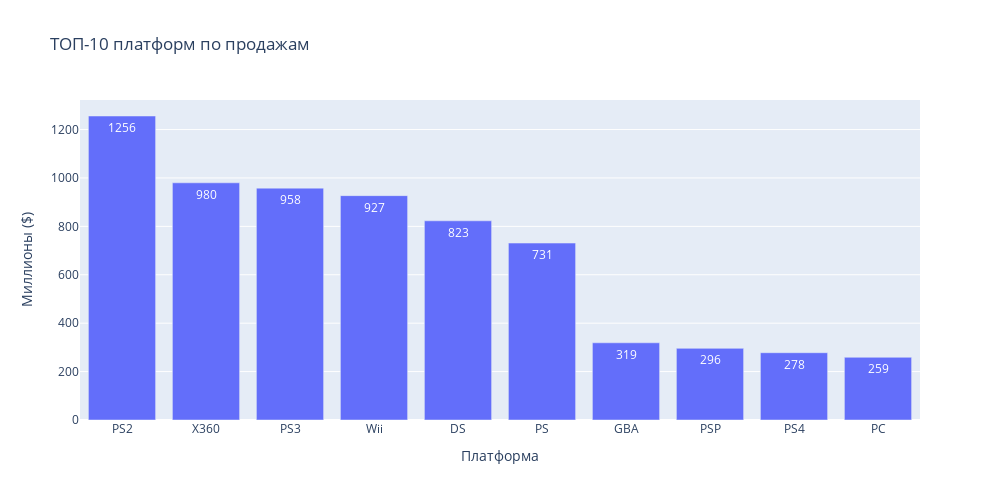

The notebook cell saved with this chart:
### Code cell
bar_data = games_df.groupby(['platform'], as_index=False)['global_sales'].sum()\
                            .nlargest(10, 'global_sales')
bar_data['global_sales'] = bar_data['global_sales'].round()


fig = px.bar(
    data_frame=bar_data,
    x='platform',
    y='global_sales',
    text='global_sales',
    orientation='v',
    height=500,
    width=1000,
    title='ТОП-10 платформ по продажам',
    labels=dict(platform="Платформа", global_sales="Миллионы ($)"),
)
fig.show()

### Figure 1 — Plotly figure (JSON) as saved in the notebook; plotly's stock layout.template omitted (floating-point values rounded to 4 significant figures)
{"data": [{"alignmentgroup": "True", "hovertemplate": "Платформа=%{x}<br>Миллионы ($)=%{text}<extra></extra>", "legendgroup": "", "marker": {"color": "#636efa", "pattern": {"shape": ""}}, "name": "", "offsetgroup": "", "orientation": "v", "showlegend": false, "text": [1256, 980, 958, 927, 823, 731, 319, 296, 278, 259], "textposition": "auto", "type": "bar", "x": ["PS2", "X360", "PS3", "Wii", "DS", "PS", "GBA", "PSP", "PS4", "PC"], "xaxis": "x", "y": [1256, 980, 958, 927, 823, 731, 319, 296, 278, 259], "yaxis": "y"}], "layout": {"barmode": "relative", "height": 500, "legend": {"tracegroupgap": 0}, "title": {"text": "ТОП-10 платформ по продажам"}, "width": 1000, "xaxis": {"anchor": "y", "domain": [0, 1], "title": {"text": "Платформа"}}, "yaxis": {"anchor": "x", "domain": [0, 1], "title": {"text": "Миллионы ($)"}}}}
